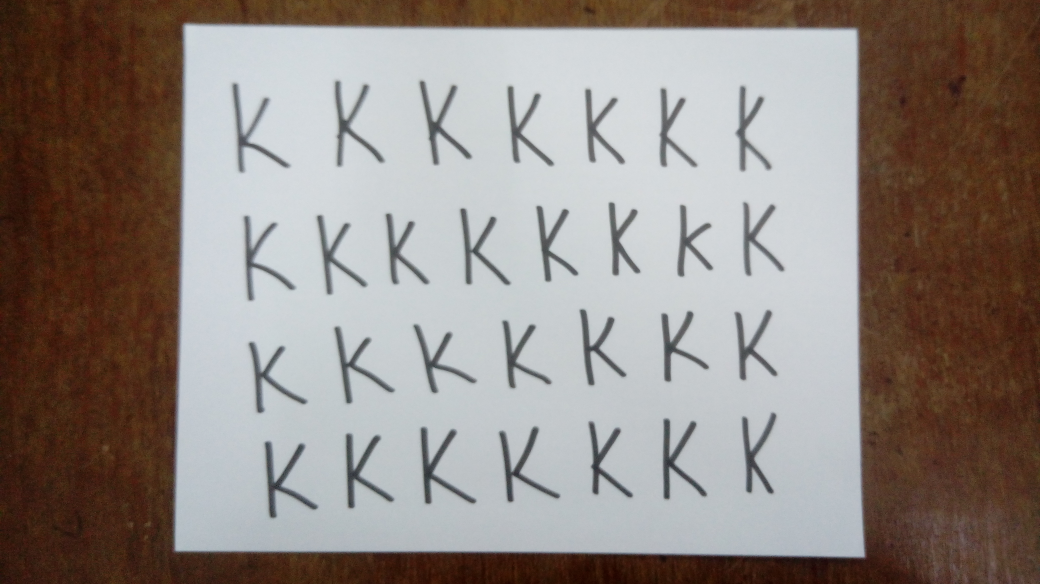
#> input picture USERS/shebna/training_raw/K_big.jpg, 4160 x 2336 px, found by its file name (shown at 1/4 size); its folder holds only this picture in this run
$ python -i document_detection.py   (imports and definitions only)   (older library calls are emulated)
#> lines starting #> are read from the running program, lines starting #| are printed output that depends on the picture; after the words box and inside, x2 and y2 are one past the last pixel; in counts of white or black regions, pixels touching at a corner belong together
import cv2
import sys
import imutils
from imutils.perspective import four_point_transform
import numpy as np
import os
def crop_margins(image):
	h,w,_ = image.shape
	print("image shape: ",image.shape)
	margin = w*h
	y = 0
	x = 0
	# [4 lines of commented-out code are left out]

	add_y = int(h*0.07)
	add_x = int(w*0.07)
	# print("add_y: ",add_y)
	# print("add_x: ",add_x)

	new_y = y + add_y
	new_h = h - 2*add_y
	new_x = x + add_x
	new_w = w - 2*add_x


	roi = image[new_y:new_y+new_h,new_x:new_x+new_w]


	return roi
def document_detect(username):
	folder_path = "/home/lincy/workflow_structure/USERS/" + username + "/training_raw/"
	numfiles = 0
	for root, dirs, files in os.walk(folder_path):
		for image_path in files:
			print("Currently processing: ",image_path)
			img = cv2.imread(folder_path+image_path)
#> img is the input picture: shape (2336, 4160, 3); mean B, G, R 128.7, 134.2, 143.7


			gray = cv2.cvtColor(img,cv2.COLOR_BGR2GRAY)
			print(img.shape)
#| (2336, 4160, 3)

			_,thresh = cv2.threshold(gray,127,255,cv2.THRESH_BINARY)
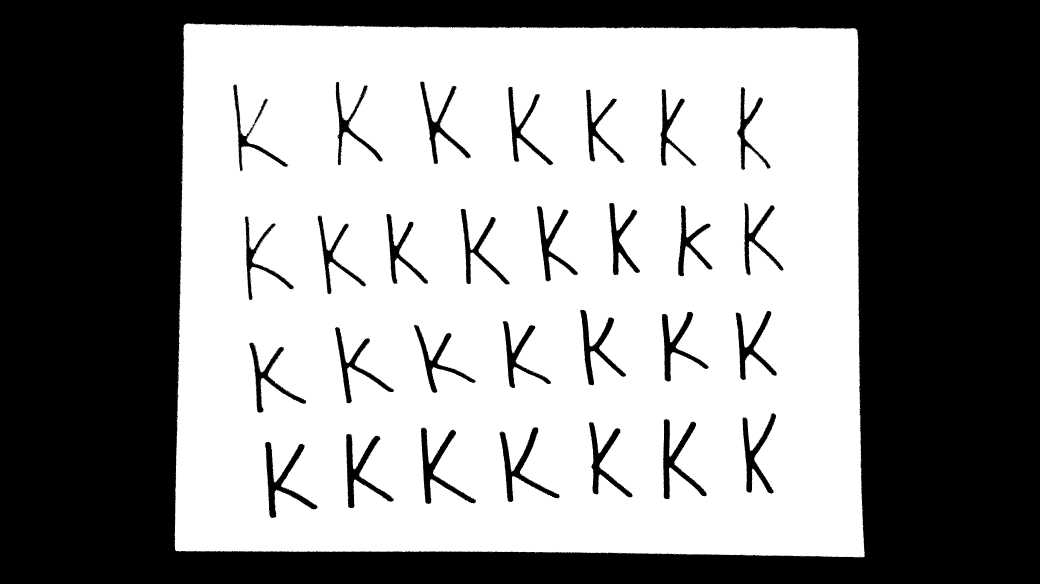
#> thresh: shape (2336, 4160) (shown at 1/4 size); 55.3% white; 615 black regions (585 under 20 px)

			_,contours,_ = cv2.findContours(thresh.copy(),cv2.RETR_EXTERNAL,cv2.CHAIN_APPROX_SIMPLE)
#> contours = 259 contours, 258 with area under 20; largest, box (x1, y1, x2, y2) and area: (698, 92, 3460, 2230) 5714080
			for c in contours:
				print("contour area:",cv2.contourArea(c))

				if(cv2.contourArea(c) < 150*100):
					continue
				(x1,y1,w1,h1) = cv2.boundingRect(c)
				x2 = x1 - 10
				y2 = y1 - 10
				w2 = w1 + 20
				h2 = h1 + 20
				cv2.rectangle(img,(x2,y2),(x2+w2,y2+h2),(0,255,0),8)
#> this loop made 259 passes
#> c on passes 1 to 3: [[3231, 2226]], [[3156, 2225]], [[3136, 2225]]
#| contour area: 0.0
#| contour area: 0.0
#| contour area: 0.0
#| contour area: 0.0
#| contour area: 0.0
#| contour area: 0.0
#| contour area: 0.0
#| contour area: 0.0
#> (further printed lines are left out)
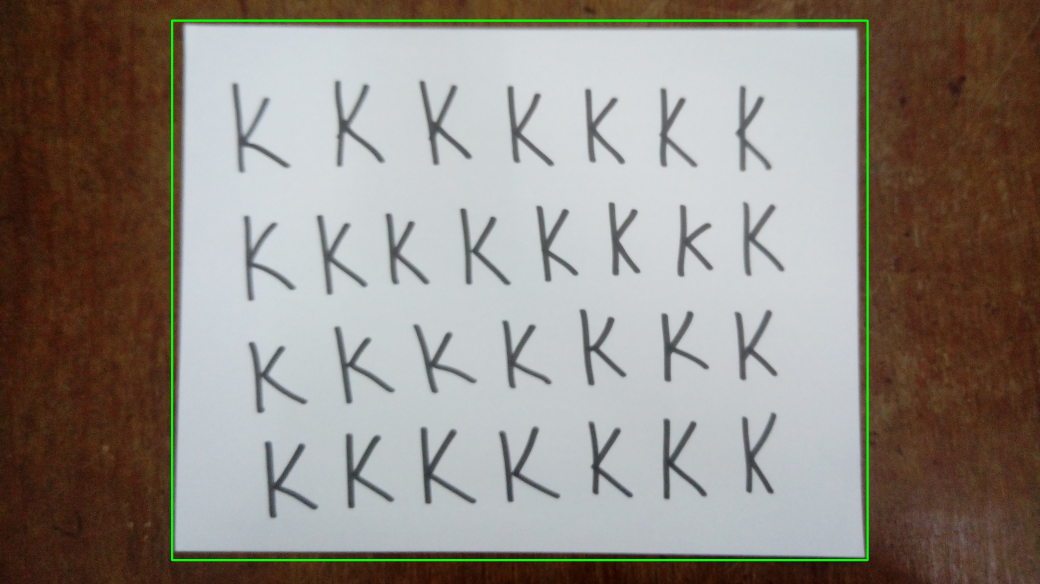
#> img: shape (2336, 4160, 3) (shown at 1/4 size); mean B, G, R 128.4, 136, 143


			temp = cv2.resize(img,None,fx=0.1,fy=0.1)
			# cv2.imshow("x",temp)
			# cv2.waitKey(0)

			img = img[y2:y2+h2, x2:x2+w2]
#> img: shape (2158, 2782, 3)
			temp = cv2.resize(img,None,fx=0.1,fy=0.1)
#> temp: shape (216, 278, 3)
			print(img.shape)
#| (2158, 2782, 3)
			# cv2.imshow("cropped", temp)
			# cv2.waitKey(0)
			# sys.exit(0)
			img = cv2.bilateralFilter(img, 9, 75, 75)

			# image = resize_img(image)
			# cv2.imshow("ORIG",image)
			orig = img.copy()
			gray = cv2.cvtColor(img, cv2.COLOR_RGB2GRAY)
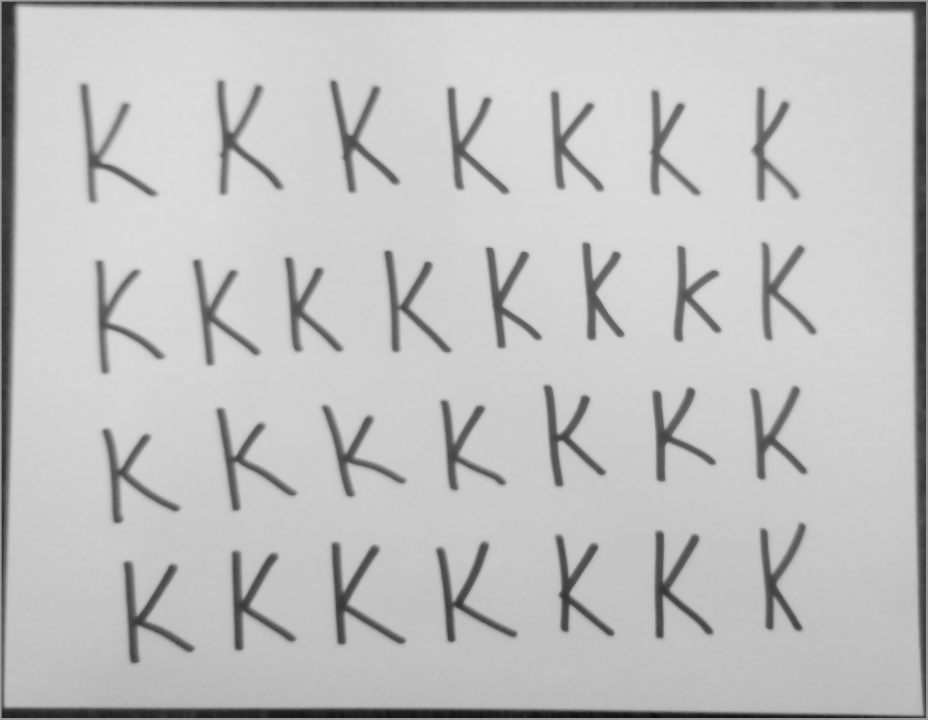
#> gray: shape (2158, 2782) (shown at 1/3 size); min 11, max 220, mean 191.3
			# gray = resize_img(gray)
			# cv2.imshow("GRAY",gray)
			blurred = cv2.GaussianBlur(gray, (5, 5), 0)

			th, bw = cv2.threshold(blurred, 127, 255, cv2.THRESH_BINARY | cv2.THRESH_OTSU)
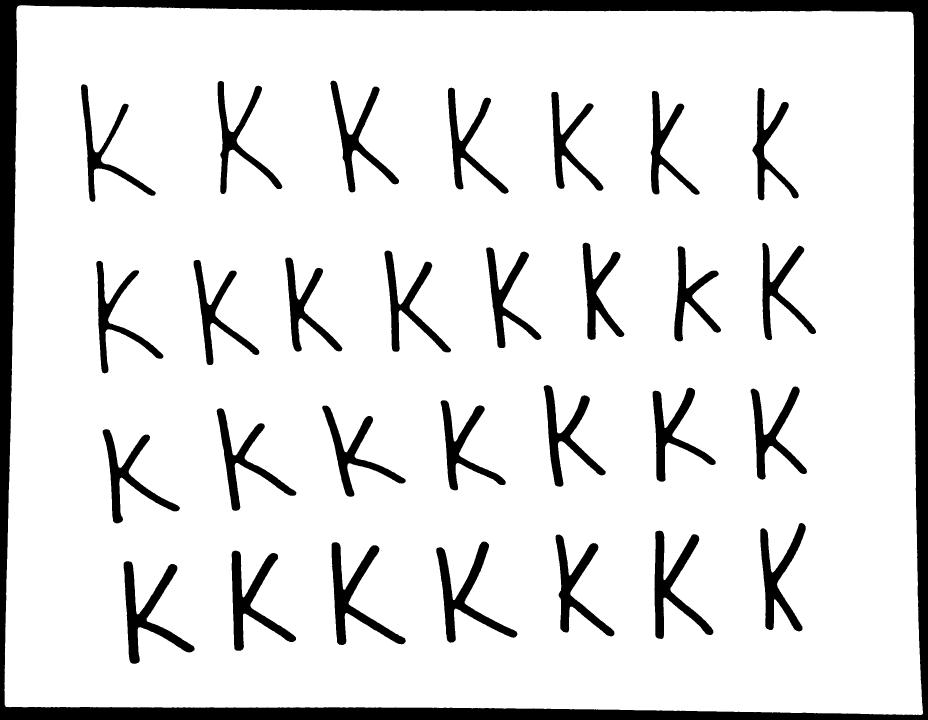
#> bw: shape (2158, 2782) (shown at 1/3 size); 87.8% white; 30 black regions, largest, box (x1, y1, x2, y2) and area: (0, 0, 2782, 2158) 311969, (371, 1684, 584, 1992) 18570, (995, 1627, 1217, 1935) 18382
#> th = 151


			temp2 = cv2.resize(bw,None,fx=0.1,fy=0.1)

			# cv2.imshow("Threshold",temp2)


			# edged = auto_canny(gray,0.33)
			# edged = cv2.Canny(gray, 75, 200)
			edged = cv2.Canny(img, th/2, th)
#> edged: shape (2158, 2782); 1.2% white in thin lines or dots
			temp3 = cv2.resize(edged,None,fx=0.3,fy=0.3)
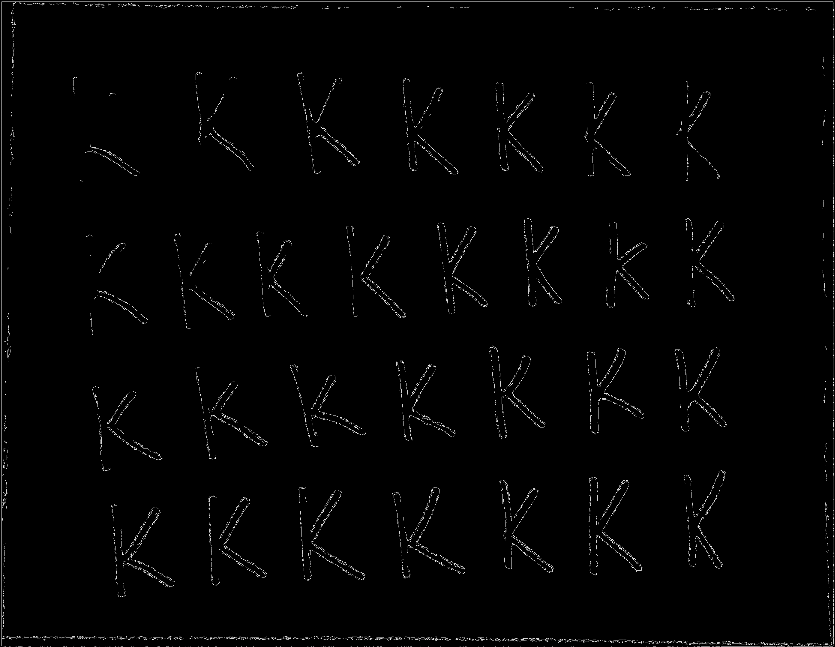
#> temp3: shape (647, 835); min 0, max 255, mean 3.1

			# cv2.imshow("EDGED",temp3)

			kernel = np.ones((15,15), np.uint8)
			dilation = cv2.dilate(edged,kernel,iterations = 2)
#> dilation: shape (2158, 2782); 22.8% white; 42 white regions
			temp8 = cv2.resize(dilation,None,fx=0.3,fy=0.3)
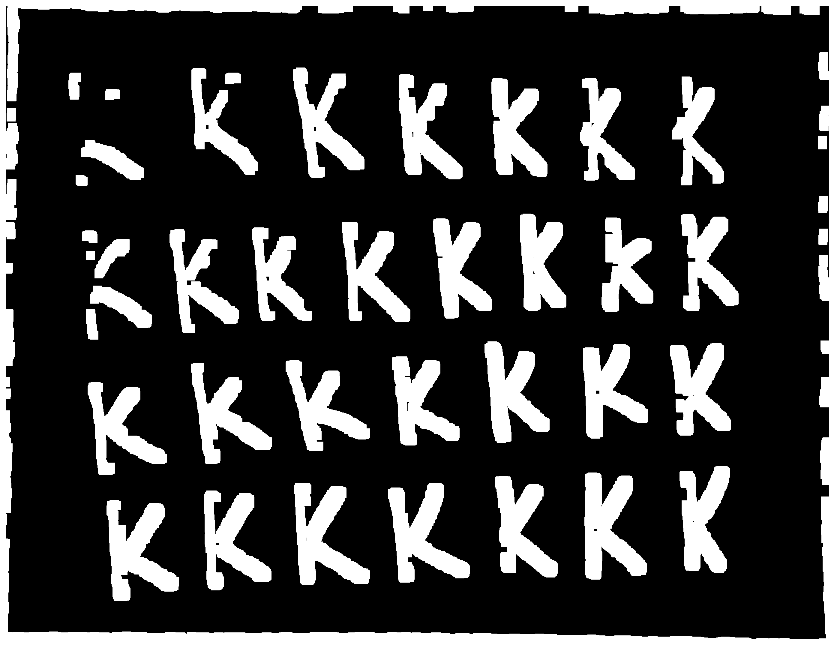
#> temp8: shape (647, 835); min 0, max 255, mean 58.1
			# cv2.imshow("dilate",temp8)
			# cv2.waitKey(0)
			# sys.exit(0)

			edged = dilation

			# find contours in the edge map, then initialize
			# the contour that corresponds to the document
			cnts = cv2.findContours(edged.copy(), cv2.RETR_EXTERNAL,
				cv2.CHAIN_APPROX_SIMPLE)
#> cnts = 1 contour; box (x1, y1, x2, y2) and area: (0, 0, 2782, 2158) 5998617
			cnts = cnts[0] if imutils.is_cv2() else cnts[1]
#> cnts = [[[0, 0], [0, 2157], [2781, 2157], [2781, 0]]]
			docCnt = None

			# ensure that at least one contour was found
			if len(cnts) > 0:
				# sort the contours according to their size in
				# descending order
				cnts = sorted(cnts, key=cv2.contourArea, reverse=True)

				# loop over the sorted contours
				for c in cnts:
					# approximate the contour
					peri = cv2.arcLength(c, True)
					approx = cv2.approxPolyDP(c, 0.02 * peri, True)

					# if our approximated contour has four points,
					# then we can assume we have found the paper
					if len(approx) == 4:
						docCnt = approx
						break
#> this loop made 1 pass
#> (peri, docCnt) on pass 1: (9876, [[0, 0], [0, 2157], [2781, 2157], [2781, 0]])


			# [8 lines of commented-out code are left out]
			paper = four_point_transform(img, docCnt.reshape(4, 2))

			paper = crop_margins(paper)
#| image shape:  (2157, 2781, 3)
#> in crop_margins, `roi = image[new_y:new_y+new_h,new_x:new_x+new_w]`:
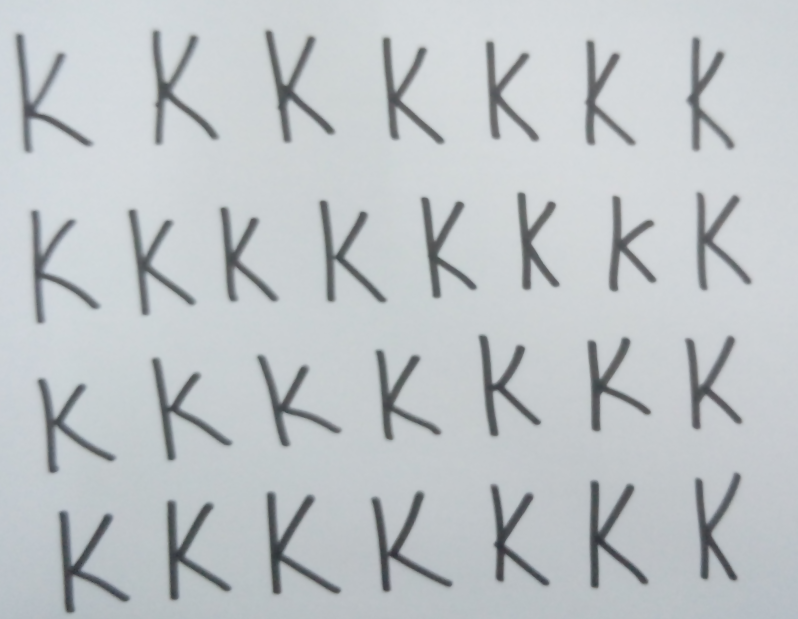
#> roi: shape (1857, 2393, 3) (shown at 1/3 size); mean B, G, R 198.6, 195.6, 190.4
			dest_path = "/home/lincy/workflow_structure/USERS/" + username + "/training_clean/"
			cv2.imwrite(dest_path + image_path,paper)
			# cv2.imshow("Paper",paper)
			print("Done processing IMAGE: ",image_path)
			# cv2.waitKey(0)


	return

>>> result = document_detect('../../USERS/shebna/training_raw/K_big.jpg')

$ run again, on USERS/shebna/training_raw/c_small.jpg
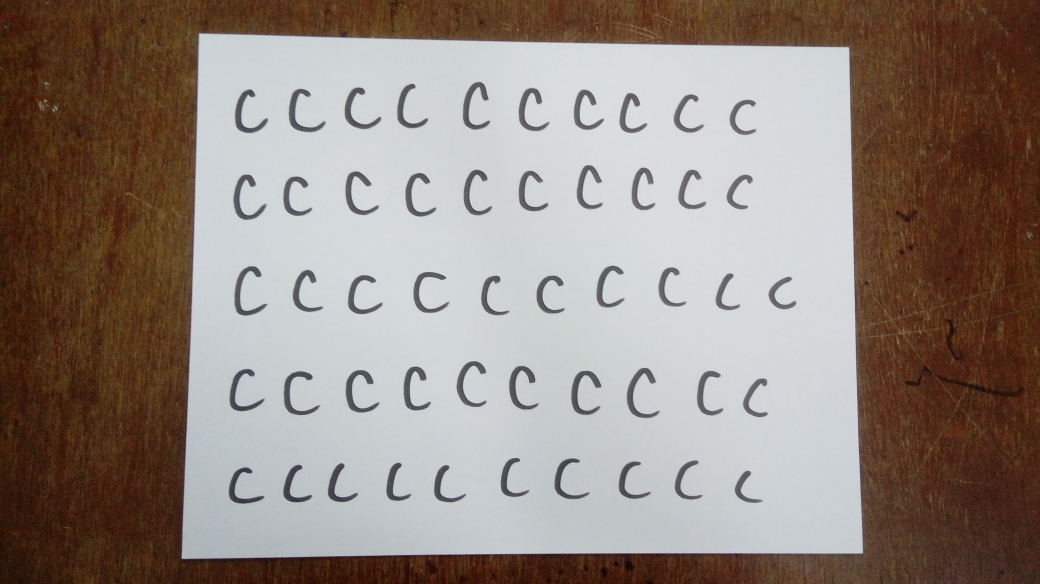
#> input picture USERS/shebna/training_raw/c_small.jpg, 4160 x 2336 px, found by its file name (shown at 1/4 size)
#> in document_detect, img is the input picture: shape (2336, 4160, 3); mean B, G, R 127.1, 134.9, 147
#| (2336, 4160, 3)
#> in document_detect, `_,thresh = cv2.threshold(gray,127,255,cv2.THRESH_BINARY)`:
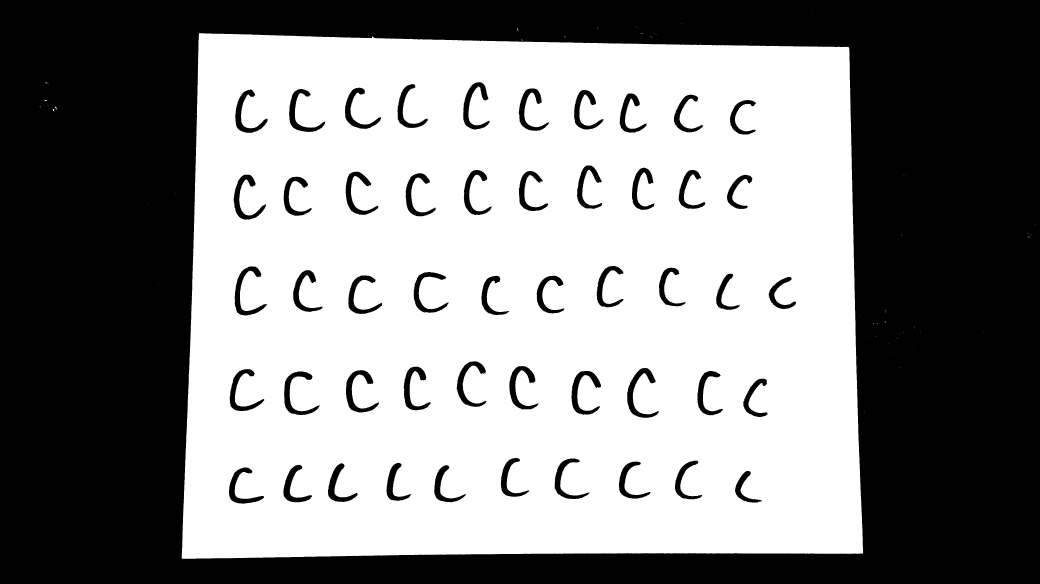
#> thresh: shape (2336, 4160) (shown at 1/4 size); 53.3% white; 59 black regions (8 under 20 px)
#> contours = 128 contours, 125 with area under 20; largest, box (x1, y1, x2, y2) and area: (727, 133, 3453, 2236) 5453856, (220, 427, 227, 440) 26, (210, 436, 217, 446) 24
#> the loop in document_detect, `for c in contours:` made 128 passes
#> c on passes 1 to 8: [[3090, 2315]], [[3286, 2287], [3285, 2288]], [[3234, 2256]], [[3254, 2232], [3254, 2233]], [[3171, 2220]], [[3399, 2216]], [[3445, 1742]], [[3445, 1708]]
#> (printed output is left out)
#| (2123, 2746, 3)
#> bw: shape (2123, 2746); 88.9% white; 51 black regions, largest, box (x1, y1, x2, y2) and area: (3, 3, 2744, 2121) 351773, (1791, 1349, 1919, 1549) 7470, (1568, 1360, 1687, 1536) 7357
#> th = 145
#> edged: shape (2123, 2746); 0.99% white in thin lines or dots
#> dilation: shape (2123, 2746); 22.9% white; 51 white regions
#> in document_detect, `cnts = cv2.findContours(edged.copy(), cv2.RETR_EXTERNAL, cv2.CHAIN_APP..`: cnts = 1 contour; box (x1, y1, x2, y2) and area: (0, 0, 2746, 2123) 5824890
#> in document_detect, `cnts = cnts[0] if imutils.is_cv2() else cnts[1]`: cnts = [[[0, 0], [0, 2122], [2745, 2122], [2745, 0]]]
#> the loop in document_detect, `for c in cnts:` made 1 pass
#> (peri, docCnt) on pass 1: (9734, [[0, 0], [0, 2122], [2745, 2122], [2745, 0]])
#| image shape:  (2122, 2745, 3)
#> in crop_margins, `roi = image[new_y:new_y+new_h,new_x:new_x+new_w]`:
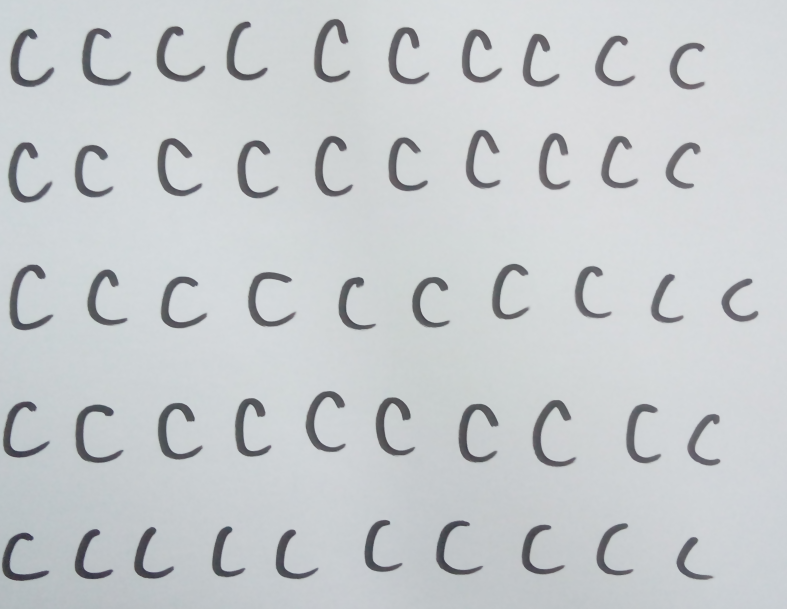
#> roi: shape (1826, 2361, 3) (shown at 1/3 size); mean B, G, R 205.4, 202.9, 199
